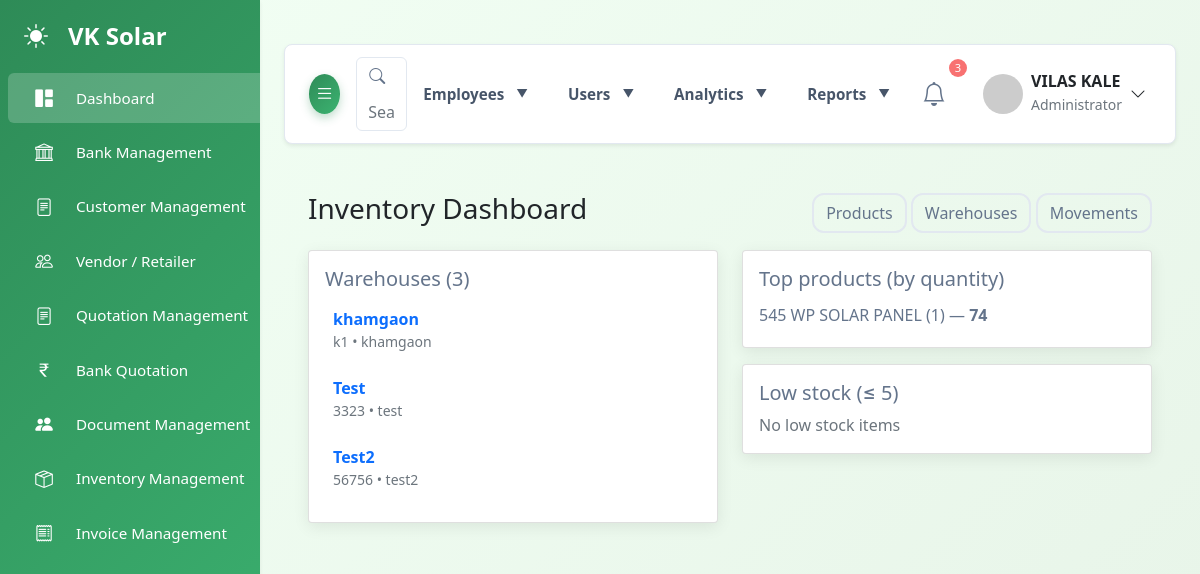
The app's page /admin/inventory/inventory_dashboard.php (signed in) with its own data.
### tables this page shows
CREATE TABLE `warehouses` (
  `id` int NOT NULL,
  `name` varchar(150) NOT NULL,
  `code` varchar(50) DEFAULT NULL,
  `address` text,
  `city` varchar(100) DEFAULT NULL,
  `state` varchar(100) DEFAULT NULL,
  `pincode` varchar(12) DEFAULT NULL,
  `contact_name` varchar(100) DEFAULT NULL,
  `contact_phone` varchar(20) DEFAULT NULL,
  `image` varchar(255) DEFAULT NULL,
  `created_by` int DEFAULT NULL,
  `created_at` timestamp NULL DEFAULT CURRENT_TIMESTAMP,
  `updated_at` timestamp NULL DEFAULT CURRENT_TIMESTAMP ON UPDATE CURRENT_TIMESTAMP
);

CREATE TABLE `products` (
  `id` int NOT NULL,
  `sku` varchar(120)  NOT NULL,
  `name` varchar(255)  NOT NULL,
  `brand` varchar(150)  DEFAULT NULL,
  `category_id` int DEFAULT NULL,
  `type` varchar(100)  DEFAULT NULL,
  `unit` varchar(50)  DEFAULT 'pc',
  `serial_tracked` tinyint(1) DEFAULT '0',
  `default_purchase_price` decimal(12,2) DEFAULT '0.00',
  `default_selling_price` decimal(12,2) DEFAULT '0.00',
  `tax_rate` decimal(5,2) DEFAULT '0.00',
  `hsn_code` varchar(50)  DEFAULT NULL,
  `weight_kg` decimal(8,3) DEFAULT NULL,
  `length_mm` int DEFAULT NULL,
  `width_mm` int DEFAULT NULL,
  `height_mm` int DEFAULT NULL,
  `warranty_months` int DEFAULT NULL,
  `description` text ,
  `specs` json DEFAULT NULL,
  `created_by` int DEFAULT NULL,
  `created_at` datetime DEFAULT CURRENT_TIMESTAMP,
  `updated_at` datetime DEFAULT CURRENT_TIMESTAMP ON UPDATE CURRENT_TIMESTAMP
);

### admin/inventory/inventory_dashboard.php (the view, shortened to what this page needs)
<?php
require_once __DIR__ . '/../connect/auth_middleware.php';
$warehouses = $conn->query("SELECT id,name,code,city,image FROM warehouses ORDER BY name")->fetch_all(MYSQLI_ASSOC);
$top = $conn->query("SELECT p.id,p.name,p.sku, COALESCE(SUM(ws.quantity),0) as total
                     FROM products p
                     LEFT JOIN warehouse_stock ws ON ws.product_id = p.id
                     GROUP BY p.id ORDER BY total DESC LIMIT 12")->fetch_all(MYSQLI_ASSOC);
$threshold = 5;
$low = $conn->query("SELECT p.id,p.name,p.sku, COALESCE(SUM(ws.quantity),0) as total
                     FROM products p
                     LEFT JOIN warehouse_stock ws ON ws.product_id = p.id
                     GROUP BY p.id HAVING total <= {$threshold} ORDER BY total ASC LIMIT 20")->fetch_all(MYSQLI_ASSOC);
?>
<!doctype html><html><head><meta charset="utf-8"><title>Inventory Dashboard</title>
  <?php require_once __DIR__ . '/../include/head2.php'; ?>
    <link href="https://cdn.jsdelivr.net/npm/bootstrap@5.1.3/dist/css/bootstrap.min.css" rel="stylesheet">
</head><body>
    <?php $cwd = getcwd(); chdir(__DIR__ . '/..'); include 'include/sidebar.php'; chdir($cwd); ?>
<div id="main-content">
<?php $cwd = getcwd(); chdir(__DIR__ . '/..'); include 'include/navbar.php'; chdir($cwd); ?>
<main class="container py-4">
  <div class="d-flex justify-content-between align-items-center mb-3">
    <h3>Inventory Dashboard</h3>
    <div>
      <a href="products.php" class="btn btn-outline-secondary">Products</a>
      <a href="warehouses.php" class="btn btn-outline-secondary">Warehouses</a>
      <a href="stock_movements.php" class="btn btn-outline-secondary">Movements</a>
    </div>
  </div>
  <div class="row mb-4">
    <div class="col-md-6">
      <div class="card p-3 mb-3">
        <h5>Warehouses (<?= count($warehouses) ?>)</h5>
        <div class="row">
          <?php foreach($warehouses as $w): ?>
            <div class="col-12 mb-2">
              <a class="d-block p-2" href="warehouse_view.php?id=<?= intval($w['id']) ?>" style="text-decoration:none">
                <strong><?= htmlspecialchars($w['name']) ?></strong>
                <div class="text-muted small"><?= htmlspecialchars($w['code'] ?? '') ?> <?= $w['city'] ? ' • '.htmlspecialchars($w['city']) : '' ?></div>
              </a>
            </div>
          <?php endforeach; ?>
        </div>
      </div>
    </div>
    <div class="col-md-6">
      <div class="card p-3 mb-3">
        <h5>Top products (by quantity)</h5>
        <ul class="list-unstyled mb-0">
          <?php foreach($top as $t): ?>
            <li class="py-1">
              <?= htmlspecialchars($t['name']) ?> (<?= htmlspecialchars($t['sku']) ?>) — <strong><?= intval($t['total']) ?></strong>
            </li>
          <?php endforeach; ?>
        </ul>
      </div>
      <div class="card p-3">
        <h5>Low stock (≤ <?= intval($threshold) ?>)</h5>
        <?php if (empty($low)): ?><div class="text-muted">No low stock items</div><?php endif; ?>
      </div>
    </div>
  </div>
</main>
</div>
</body></html>

### admin/css&js/style.css (style rules this page uses)
:root { --primary: #2e8b57; --primary-light: #3cb371; --primary-dark: #1e6b47; --secondary: #f5f5f5; --accent: #87ceeb; --accent-light: #b0e2ff; --earth: #d2b48c; --earth-light: #f0e6d6; --dark: #2c3e50; --light: #f8f9fa; --gradient-primary: linear-gradient( 135deg, var(--primary) 0%, var(--primary-light) 100% ); --gradient-secondary: linear-gradient( 135deg, var(--earth-light) 0%, var(--secondary) 100% ); --gradient-hero: linear-gradient( 135deg, rgba(46, 139, 87, 0.85) 0%, rgba(60, 179, 113, 0.85) 100% ); --gradient-nature: linear-gradient( 135deg, var(--primary) 0%, var(--accent) 100% ); --background-light: #f1f5f9; --text-light: #64748b; --card-bg-light: #ffffff; --border-color-light: #e2e8f0; --success-color: #10b981; --danger-color: #f87171; --warning-color: #fbbf24; }
body { font-family: "Inter", sans-serif; background-color: var(--background-light); color: var(--text-light); padding-top: 20px; overflow-x: hidden; }
#main-content { margin-left: 260px; padding: 1.5rem; transition: margin-left 0.3s ease-in-out; }
.card { border: none; border-radius: 0.5rem; box-shadow: 0 0.1rem 0.5rem rgba(0, 0, 0, 0.05); transition: all 0.3s; background-color: var(--card-bg-light); color: var(--text-light); border: 1px solid var(--border-color-light); }

### admin/css&js/carousel.css (style rules this page uses)
:root { --primary: #2e8b57; --primary-light: #3cb371; --primary-dark: #1e6b47; --secondary: #f5f5f5; --accent: #87ceeb; --dark: #2c3e50; --light: #f8f9fa; --gradient-primary: linear-gradient( 135deg, var(--primary) 0%, var(--primary-light) 100% ); --background-light: #f1f5f9; --text-light: #64748b; --card-bg-light: #ffffff; --border-color-light: #e2e8f0; --success-color: #10b981; --danger-color: #f87171; --warning-color: #fbbf24; }
body { font-family: "Inter", sans-serif; background-color: var(--background-light); color: var(--text-light); padding-top: 20px; overflow-x: hidden; }
#main-content { margin-left: 260px; padding: 1.5rem; transition: margin-left 0.3s ease-in-out; }
.card { border: none; border-radius: 1rem; box-shadow: 0 0.5rem 1.5rem rgba(46, 139, 87, 0.08); transition: all 0.3s; background: var(--card-bg-light); color: var(--text-light); overflow: hidden; }
.btn-outline-secondary { border: 2px solid var(--border-color-light) !important; color: var(--text-light) !important; border-radius: 0.75rem !important; transition: all 0.3s ease; font-weight: 600; padding: 12px 30px; }

### admin/css&js/logo&brand.css (style rules this page uses)
:root { --primary-green: #48bb78; --dark-green: #38a169; --light-green: #c6f6d5; --accent-green: #68d391; --text-dark: #2d3748; --text-light: #718096; --bg-light: #f7fafc; --border: #e2e8f0; --shadow: 0 2px 4px -1px rgba(0, 0, 0, 0.1), 0 1px 2px -1px rgba(0, 0, 0, 0.06); --shadow-lg: 0 4px 6px -1px rgba(0, 0, 0, 0.1), 0 2px 4px -1px rgba(0, 0, 0, 0.06); }
.text-muted { color: var(--text-light) !important; }
.small { font-size: 0.8rem; }

### admin/css&js/project.css (style rules this page uses)
:root { --primary: #2e8b57; --primary-light: #3cb371; --primary-dark: #1e6b47; --secondary: #f5f5f5; --accent: #87ceeb; --accent-light: #b0e2ff; --earth: #d2b48c; --earth-light: #f0e6d6; --dark: #2c3e50; --light: #f8f9fa; --gradient-primary: linear-gradient( 135deg, var(--primary) 0%, var(--primary-light) 100% ); --background-light: #f1f5f9; --text-light: #64748b; --card-bg-light: #ffffff; --border-color-light: #e2e8f0; --success-color: #10b981; --danger-color: #f87171; --warning-color: #fbbf24; }
body { font-family: "Inter", sans-serif; background-color: var(--background-light); color: var(--text-light); padding-top: 20px; overflow-x: hidden; }
#main-content { margin-left: 260px; padding: 1.5rem; transition: margin-left 0.3s ease-in-out; }
.card { border: none; border-radius: 0.5rem; box-shadow: 0 0.1rem 0.5rem rgba(0, 0, 0, 0.05); transition: all 0.3s; background-color: var(--card-bg-light); color: var(--text-light); border: 1px solid var(--border-color-light); }

### admin/css&js/view-project.css (style rules this page uses)
:root { --primary-color: #2e8b57; --secondary-color: #3cb371; --light-color: #f5f5f5; --dark-color: #333; --border-radius: 10px; --box-shadow: 0 3px 10px rgba(0, 0, 0, 0.08); --transition: all 0.3s ease; }
body { background-color: #f8f9fa; font-family: "Segoe UI", Tahoma, Geneva, Verdana, sans-serif; line-height: 1.6; }

### admin/css&js/view-product.css (style rules this page uses)
:root { --primary-color: #2e8b57; --secondary-color: #3cb371; --light-color: #f5f5f5; --dark-color: #333; --border-radius: 10px; --box-shadow: 0 3px 10px rgba(0, 0, 0, 0.08); --transition: all 0.3s ease; }
body { background-color: #f8f9fa; font-family: "Segoe UI", Tahoma, Geneva, Verdana, sans-serif; line-height: 1.6; }

### records on screen
warehouses: name "khamgaon", code "k1", city "khamgaon"
warehouses: name "Test", code "3323", city "test"
warehouses: name "Test2", code "56756", city "test2"
products: name "545 WP SOLAR PANEL", sku "1", total "74"

### other values on screen
$current_user_name "VILAS KALE"
$role_names[$current_role] "Administrator"
count($warehouses) "3"
$threshold "5"
